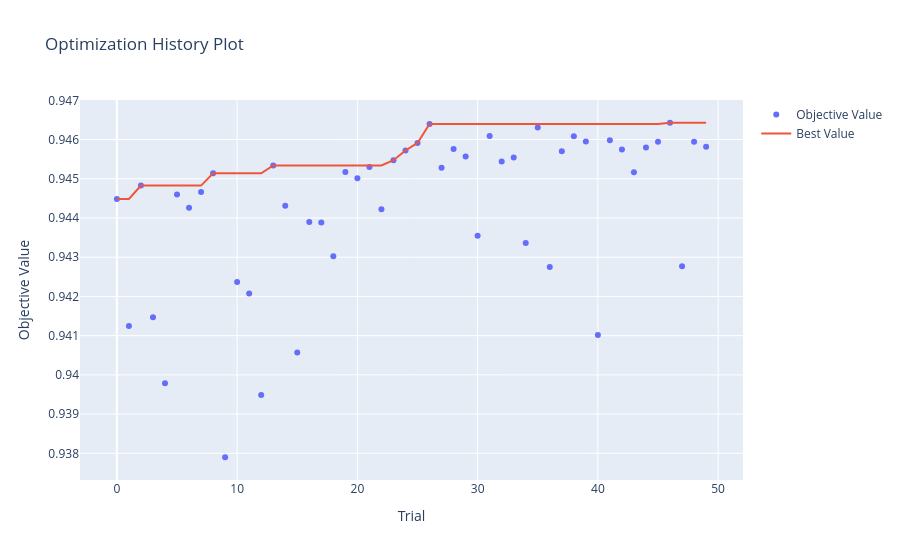
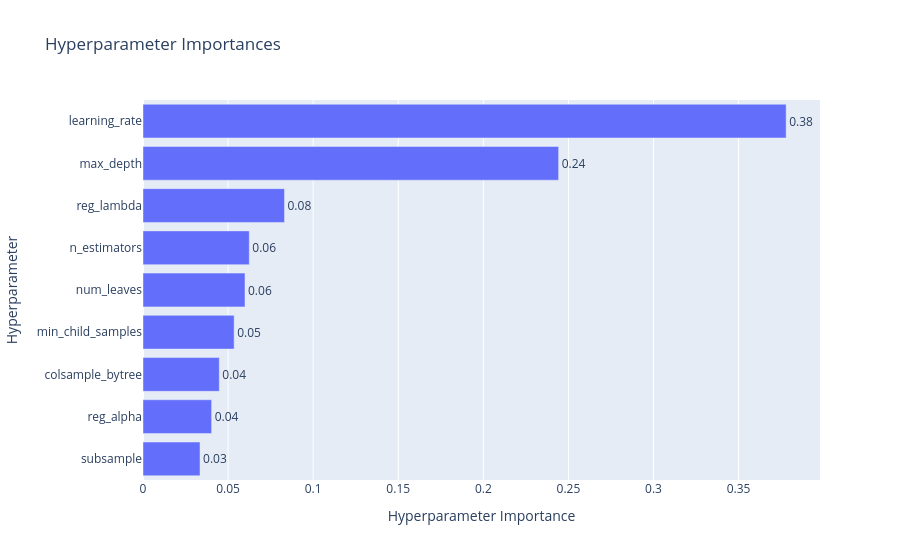

Notebook code cell kept with these figures, in order:
### Code cell
# Visualize Optuna optimization results
# Note: If you get nbformat errors, run: pip install --upgrade nbformat
import joblib
import optuna

study_optuna = joblib.load('trained/optuna_study_lgb.joblib')
try:
    import plotly
    fig1 = optuna.visualization.plot_optimization_history(study_optuna)
    fig1.show()
    
    fig2 = optuna.visualization.plot_param_importances(study_optuna)
    fig2.show()
except Exception as e:
    print(f"Visualization error: {e}")
    print("\nTo fix this, run in terminal:")
    print("  pip install --upgrade nbformat plotly")
    print("\nAlternatively, you can view the optimization results as text:")
    print(f"\nBest trial: {study_optuna.best_trial.number}")
    print(f"Best value: {study_optuna.best_value:.4f}")
    print(f"Best params: {study_optuna.best_params}")

### Figure 1 — Plotly figure (JSON) as saved in the notebook; plotly's stock layout.template omitted (floating-point values rounded to 4 significant figures)
{"data": [{"mode": "markers", "name": "Objective Value", "type": "scatter", "x": [0, 1, 2, 3, 4, 5, 6, 7, 8, 9, 10, 11, 12, 13, 14, 15, 16, 17, 18, 19, 20, 21, 22, 23, 24, 25, 26, 27, 28, 29, 30, 31, 32, 33, 34, 35, 36, 37, 38, 39, 40, 41, 42, 43, 44, 45, 46, 47, 48, 49], "y": [0.9445, 0.9412, 0.9448, 0.9415, 0.9398, 0.9446, 0.9443, 0.9447, 0.9451, 0.9379, 0.9424, 0.9421, 0.9395, 0.9453, 0.9443, 0.9406, 0.9439, 0.9439, 0.943, 0.9452, 0.945, 0.9453, 0.9442, 0.9455, 0.9457, 0.9459, 0.9464, 0.9453, 0.9458, 0.9456, 0.9435, 0.9461, 0.9454, 0.9455, 0.9434, 0.9463, 0.9428, 0.9457, 0.9461, 0.9459, 0.941, 0.946, 0.9457, 0.9452, 0.9458, 0.9459, 0.9464, 0.9428, 0.9459, 0.9458]}, {"mode": "lines", "name": "Best Value", "type": "scatter", "x": [0, 1, 2, 3, 4, 5, 6, 7, 8, 9, 10, 11, 12, 13, 14, 15, 16, 17, 18, 19, 20, 21, 22, 23, 24, 25, 26, 27, 28, 29, 30, 31, 32, 33, 34, 35, 36, 37, 38, 39, 40, 41, 42, 43, 44, 45, 46, 47, 48, 49], "y": [0.9445, 0.9445, 0.9448, 0.9448, 0.9448, 0.9448, 0.9448, 0.9448, 0.9451, 0.9451, 0.9451, 0.9451, 0.9451, 0.9453, 0.9453, 0.9453, 0.9453, 0.9453, 0.9453, 0.9453, 0.9453, 0.9453, 0.9453, 0.9455, 0.9457, 0.9459, 0.9464, 0.9464, 0.9464, 0.9464, 0.9464, 0.9464, 0.9464, 0.9464, 0.9464, 0.9464, 0.9464, 0.9464, 0.9464, 0.9464, 0.9464, 0.9464, 0.9464, 0.9464, 0.9464, 0.9464, 0.9464, 0.9464, 0.9464, 0.9464]}, {"marker": {"color": "#cccccc"}, "mode": "markers", "name": "Infeasible Trial", "showlegend": false, "type": "scatter", "x": [], "y": []}], "layout": {"title": {"text": "Optimization History Plot"}, "xaxis": {"title": {"text": "Trial"}}, "yaxis": {"title": {"text": "Objective Value"}}}}

### Figure 2 — Plotly figure (JSON) as saved in the notebook; plotly's stock layout.template omitted (floating-point values rounded to 4 significant figures)
{"data": [{"cliponaxis": false, "hovertemplate": ["subsample (FloatDistribution): 0.03350964713947783<extra></extra>", "reg_alpha (FloatDistribution): 0.04033604174843929<extra></extra>", "colsample_bytree (FloatDistribution): 0.04483382464453554<extra></extra>", "min_child_samples (IntDistribution): 0.05356213032028853<extra></extra>", "num_leaves (IntDistribution): 0.05994011124318702<extra></extra>", "n_estimators (IntDistribution): 0.06245250634704983<extra></extra>", "reg_lambda (FloatDistribution): 0.08314837923333564<extra></extra>", "max_depth (IntDistribution): 0.24425844332148253<extra></extra>", "learning_rate (FloatDistribution): 0.3779589160022037<extra></extra>"], "name": "Objective Value", "orientation": "h", "text": ["0.03", "0.04", "0.04", "0.05", "0.06", "0.06", "0.08", "0.24", "0.38"], "textposition": "outside", "type": "bar", "x": [0.03351, 0.04034, 0.04483, 0.05356, 0.05994, 0.06245, 0.08315, 0.2443, 0.378], "y": ["subsample", "reg_alpha", "colsample_bytree", "min_child_samples", "num_leaves", "n_estimators", "reg_lambda", "max_depth", "learning_rate"]}], "layout": {"title": {"text": "Hyperparameter Importances"}, "xaxis": {"title": {"text": "Hyperparameter Importance"}}, "yaxis": {"title": {"text": "Hyperparameter"}}}}
